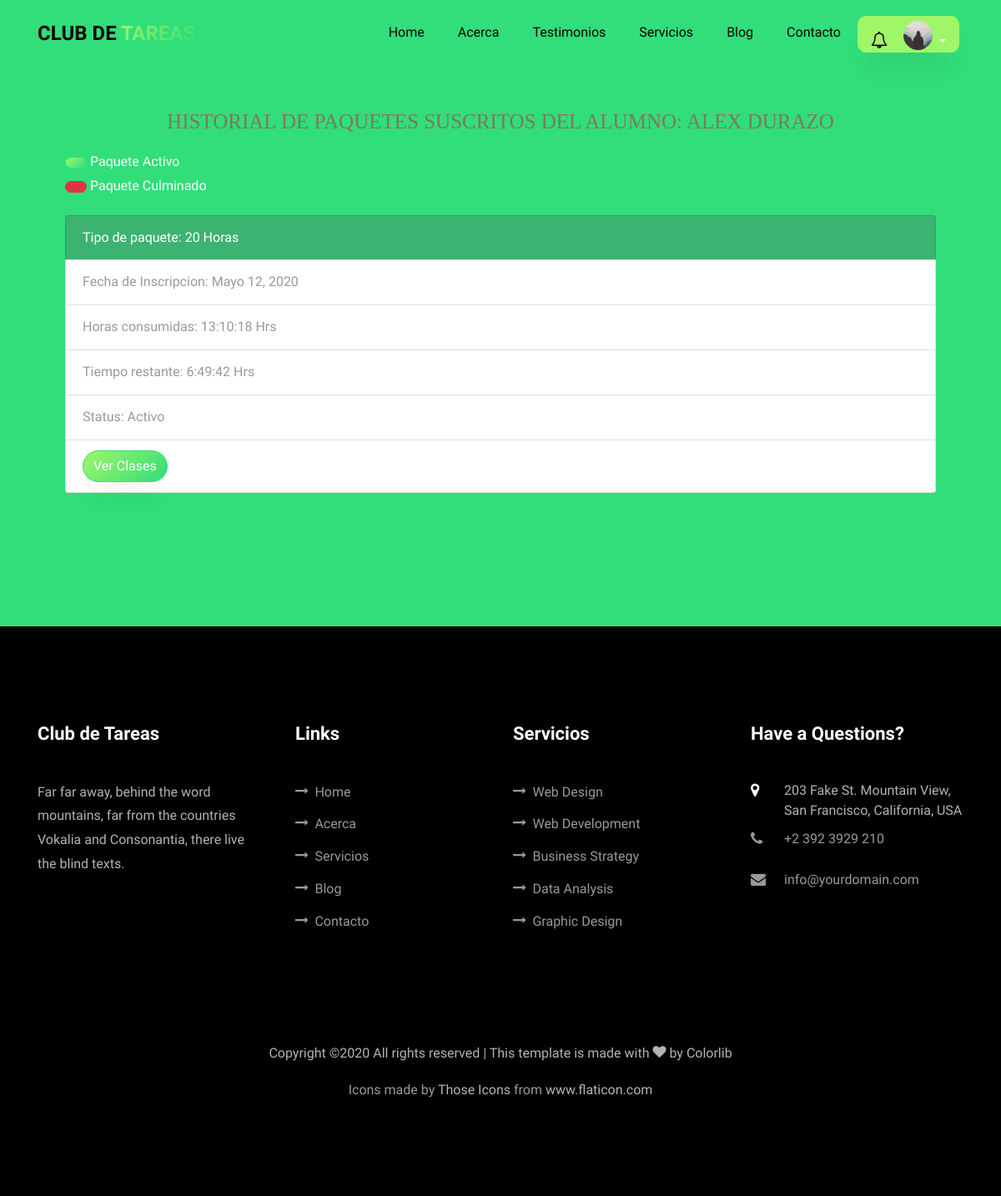
Page /paquetes/ (signed in) on the earlier database version.
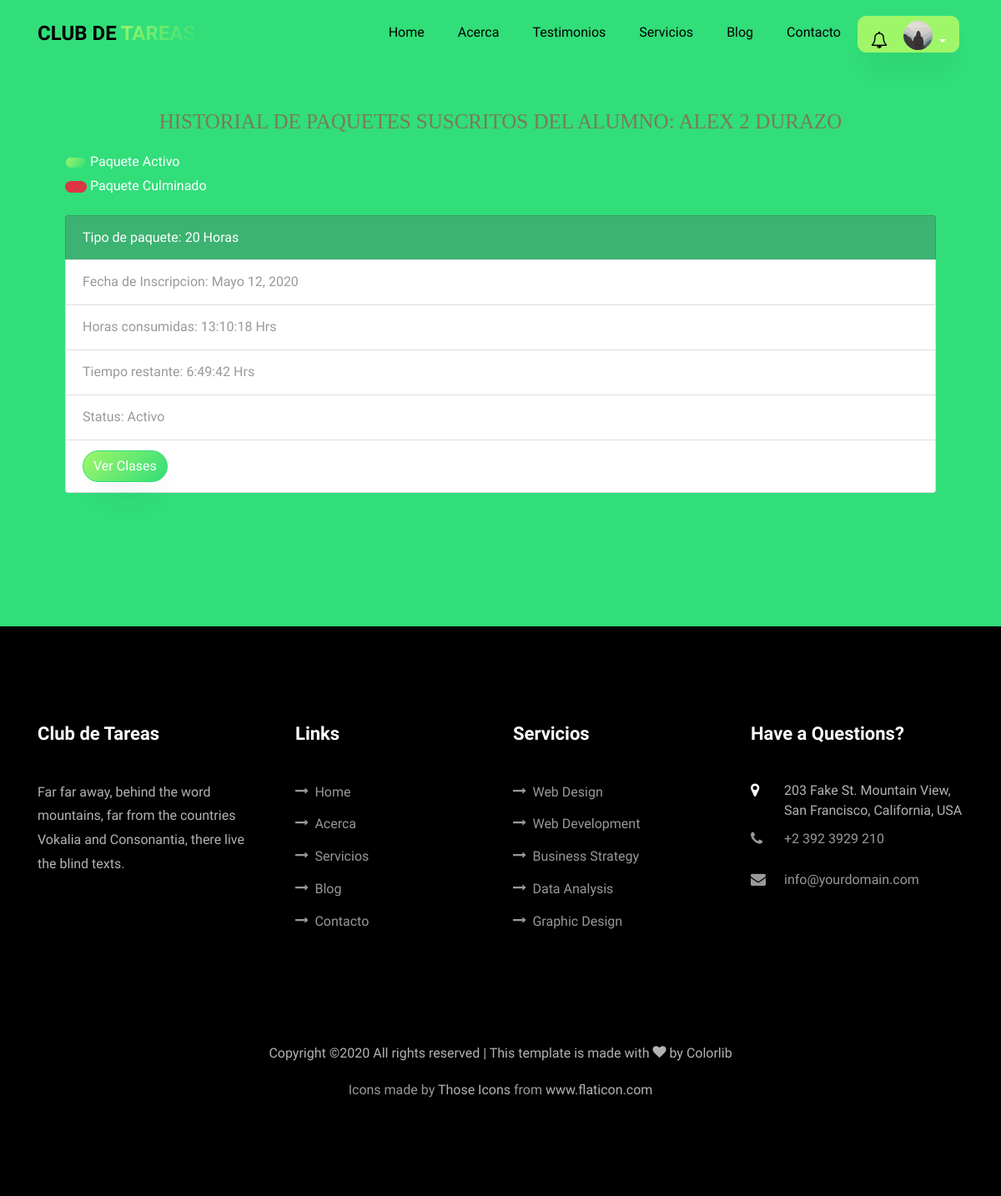
Same page on the later database version.
### usuario/models.py (models this page shows, shortened)
class Usuario(AbstractBaseUser,PermissionsMixin):
    imagen       =  models.ImageField(default='default.jpg',upload_to='profile_pics')
    email        =  models.EmailField(max_length=60,blank=True)
    facebook     =  models.CharField(max_length=100,blank=True)
    username     =  models.CharField(max_length=30,unique=True)
    nombre       =  models.CharField(max_length=100)
    apellido     =  models.CharField(max_length=100)
    edad         =  models.IntegerField(blank=True,null=True)
    padecimientos = models.TextField(verbose_name="padecimientos",blank=True)
    asistencia = models.CharField(verbose_name="Días de asistencia",max_length=100,blank=True)
    enfoque = models.CharField(verbose_name="Area en la que guste que se enfocará la atención",max_length=100,blank=True)
    nombre_de_la_madre =  models.CharField(verbose_name="Nombre de la Madre",max_length=100,blank=True)
    edad_de_la_madre =  models.IntegerField(verbose_name="Edad",blank=True, null=True)
    ocupacion_de_la_madre = models.CharField(verbose_name="Ocupación",max_length=100,blank=True)
    numero_de_la_madre   =  models.IntegerField(verbose_name="Número de contacto",blank=True,null=True)
    nombre_del_padre =  models.CharField(verbose_name="Nombre del Padre",max_length=100,blank=True)
    edad_del_padre =  models.IntegerField(verbose_name="Edad",blank=True, null=True)
    ocupacion_del_padre = models.CharField(verbose_name="Ocupación",max_length=100,blank=True)
    numero_del_padre    =  models.IntegerField(verbose_name="Número de contacto",blank=True,null=True)
    fecha_nacimiento = models.DateField(verbose_name="Fecha de nacimiento",blank=True, null=True)
    escuela      =  models.CharField(verbose_name="Nombre de la escuela",max_length=100,blank=True)
    domicilio    =  models.CharField(verbose_name="Domicilio",max_length=150,blank=True)
    status_paquetes = models.BooleanField(verbose_name="¿Tiene Paquetes Activos?",default=False)
    '''
    NIVEL_STATUS = (
         ('k','Kinder'),
         ('p','Primaria'),
         ('s','Secundaria'),
         ('b','bachillerato'),
         ('u','universidad'))
    '''
    nivel_academico = models.CharField(max_length=500,blank=True,verbose_name='Nivel académico del alumno')
    date_joined  =  models.DateTimeField(verbose_name="Fecha de ingreso",auto_now_add=True)
    last_login   =  models.DateTimeField(verbose_name="Ultima fecha de Sesión",auto_now=True)
    is_admin     =  models.BooleanField(verbose_name="¿Es Administrador?",default=False)
    is_active    =  models.BooleanField(verbose_name="¿Esta Acivo?",default=True)
    is_staff     =  models.BooleanField(verbose_name="¿Es parte del Staff?",default=False)
    is_superuser =  models.BooleanField(verbose_name="¿Es Super Usuario?",default=False)
    grupo = models.ForeignKey(Group,on_delete=models.SET_NULL,null=True)
    USERNAME_FIELD  = "username"
    REQUIRED_FIELDS = ["nombre","apellido"]
    objects = MyUsuarioManager()

### app/views.py (the view)
# urls.py: path('paquetes/',views.paquetes,name='paquetes'),
@login_required
def paquetes(request):
    context = {
    'student' : request.user,
    'paquetes': request.user.paquetes_inscritos.all()
    }
    return render(request,'app/paquetes.html',context)

### app/models.py (called while the page is built)
    def __str__(self):
        return f'{self.horas} Horas'

### app/templates/app/paquetes.html (shortened to what this page needs)
{% extends 'main/base.html' %}
{% load static %}
{% block content %}
<section class="ftco-section notifications-fix-top" style="background:#31de79">
		<div class="container px-md-5">
				<p class="info-alumno ftco-animate" style="text-align: center;text-transform: uppercase; color: #7c795d; font-family: 'Trocchi', serif; font-size: 25px; font-weight: normal; line-height: 48px; margin: 0;padding: 10px;">
					Historial de  Paquetes suscritos del  Alumno: {{ student.nombre }} {{ student.apellido}}
				</p>
				<button type="button" class="btn btn-primary btn-circle">
				</button> <span style="color: white" class="ftco-animate">Paquete Activo</span><br>
				<button type="button" class="btn btn-danger btn-circle">
				</button>
				<span style="color:white" class="ftco-animate">Paquete Culminado</span>
				<div style="width: 100%;height:20px;"></div>
          {% if paquetes %}
					{% for paquete in paquetes %}
			           <ul class="list-group ftco-animate">
								 {% if paquete.status %}
								 <li class="list-group-item" style="background-color: #3cb371;color:white"> Tipo de paquete: {{ paquete.tipo_de_paquete }}</li>
								 {%else%}
								 <li class="list-group-item" style="background-color: #de2d29;color: white"> Tipo de paquete: {{ paquete.tipo_de_paquete }}</li>
								 {% endif%}
			           <li class="list-group-item"> Fecha de Inscripcion: {{ paquete.fecha_de_inscripcion }}</li>
								 <li class="list-group-item"> Horas consumidas: {{ paquete.horas_consumidas	}} </li>
								 <li class="list-group-item"> Tiempo restante: {{ paquete.horas_restantes }} </li>
								 {% if paquete.status%}
								 <li class="list-group-item">Status: Activo</li>
								 {% else %}
								 <li class="list-group-item" >Status: Culminado</li>
								 {% endif%}
								 <li class="list-group-item mb-5">
									 <a href="{% url 'app:clases' paquete_id=paquete.id %}">
							     <button type="button" class="btn btn-primary">Ver Clases </button>
							     </a>
								 </li>
								{% endfor %}
							</ul>
				{% else %}
				<ul class="list-group" style="padding-bottom: 20px">
							<li class="list-group-item">No hay Paquetes activos para el Usuario: {{ student.nombre }} {{ student.apellido }}</li>
				</ul>
				{% endif %}
		</div>
</section>
{% endblock content     %}

### templates/main/base.html (shortened to what the changed rows need)
{% load static %}
{% load notifications_tags %}
{% notifications_unread as unread_count %}
<!DOCTYPE html>
<html lang="es">
  <head>
    <link rel="stylesheet" href="{% static 'main/css/fonts.css'%}">
    <link rel="stylesheet" href="{% static 'main/css/open-iconic-bootstrap.min.css'%}">
    <link rel="stylesheet" href="{% static 'main/css/animate.css'%}">
    <link rel="stylesheet" href="{% static 'main/css/search.css'%}">
    <link rel="stylesheet" href="{% static 'main/css/owl.carousel.min.css'%}">
    <link rel="stylesheet" href="{% static 'main/css/owl.theme.default.min.css'%}">
    <link rel="stylesheet" href="{% static 'main/css/magnific-popup.css'%}">
    <link rel="stylesheet" href="{% static 'main/css/aos.css'%}">
    <link rel="stylesheet" href="{% static 'main/css/ionicons.min.css'%}">
    <link rel="stylesheet" href="{% static 'main/css/flaticon.css' %}">
    <link rel="stylesheet" href="{% static 'main/css/icomoon.css' %}">
    <link rel="stylesheet" href="{% static 'main/css/style.css' %}">
    <link rel="stylesheet" href="{% static 'main/css/fix.css' %}">
    <link rel='stylesheet' href="https://cdnjs.cloudflare.com/ajax/libs/fullcalendar/3.1.0/fullcalendar.min.css" />
  </head>
  <body  data-target=".site-navbar-target" data-offset="300">
  <nav class="navbar navbar-expand-lg navbar-dark ftco_navbar bg-dark ftco-navbar-light site-navbar-target" id="ftco-navbar">
	    <div class="container">
	      <div class="collapse navbar-collapse" id="ftco-nav">
          <ul class="nav navbar-nav navbar-right" style="text-align: right">
            {% if request.user.is_authenticated %}
            <div class="dropdown" style="padding-right:5px;margin:0;">
                    <a style="border-radius: 10px 10px 10px 10px !important;
                             -moz-border-radius: 10px 10px 10px 10px;
                             -webkit-border-radius: 10px 10px 10px 10px;padding-bottom:0; padding-top:0;padding-left:15px;padding-right:15px;"
                      class="btn btn-secondary dropdown-toggle" href="#" role="button" id="dropdownMenuLink" data-toggle="dropdown" aria-haspopup="true" aria-expanded="false">
                      <div style="display: inline-block;position: relative;margin-right:10px;">
                        <i class="fa fa-bell-o" style="font-size: 20px;color: black;"></i>
                      </div>
                          <div class="inset" style="margin-left: 5px;display: inline-block;">
                            <img src="{{ request.user.imagen.url }}">
                          </div>
                    </a>
              </div>
            {% else %}
              <li class="nav-item"><a href="{% url 'app:login' %}"  class="nav-link"><span>Login</span></a></li>
            </ul>
          {% endif %}
	      </div>
	    </div>
	  </nav>
    {% block content %}{% endblock %}
    <footer class="ftco-footer ftco-section">
      <div class="container">
        <div class="row mb-5">
          <div class="col-md">
            <div class="ftco-footer-widget mb-4">
              <h2 class="ftco-heading-2">Club de Tareas</h2>
            </div>
          </div>
          <div class="col-md">
            <div class="ftco-footer-widget mb-4 ml-md-4">
              <h2 class="ftco-heading-2">Links</h2>
            </div>
          </div>
          <div class="col-md">
             <div class="ftco-footer-widget mb-4">
              <h2 class="ftco-heading-2">Servicios</h2>
            </div>
          </div>
          <div class="col-md">
            <div class="ftco-footer-widget mb-4">
            	<h2 class="ftco-heading-2">Have a Questions?</h2>
            </div>
          </div>
        </div>
      </div>
    </footer>
  </body>
</html>

Differences in the rows shown:
changed Usuario "DURAZO": nombre "ALEX" → "ALEX 2"
